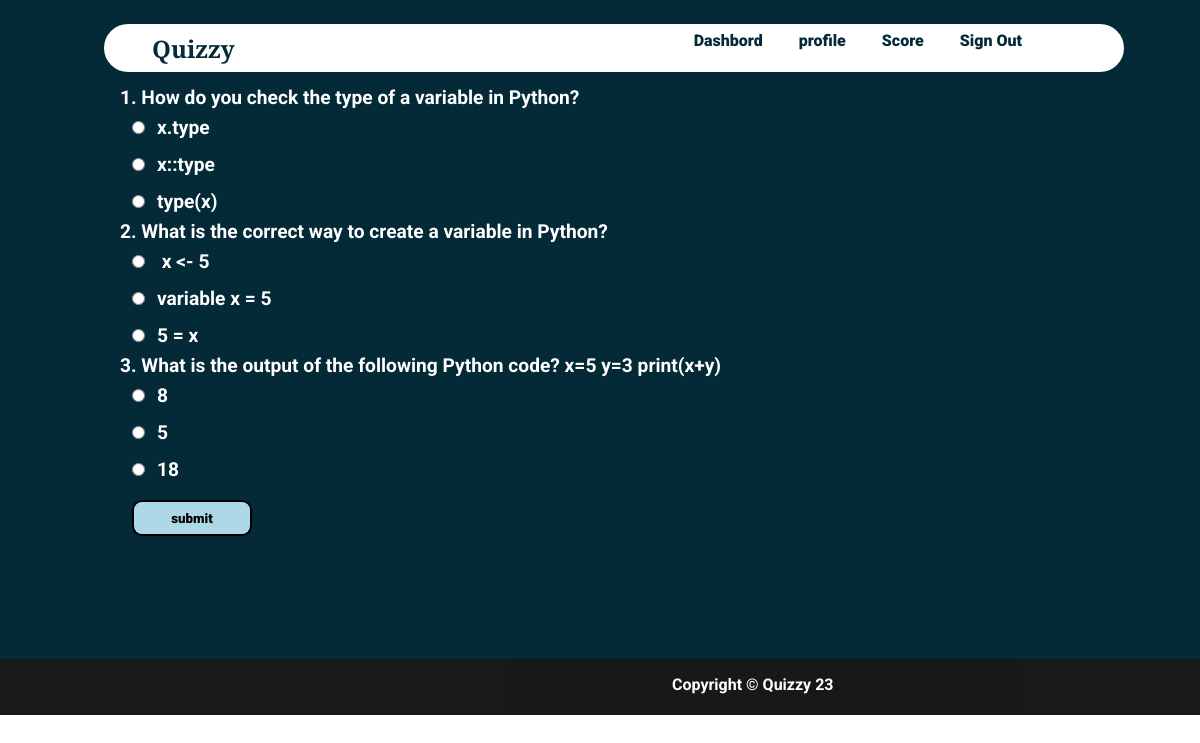
/takeq.php?qid=7 (signed in), run on the app's committed database.
### tables this page shows
CREATE TABLE IF NOT EXISTS `questions` (
  `qs` varchar(200) NOT NULL,
  `op1` varchar(30) NOT NULL,
  `op2` varchar(30) NOT NULL,
  `op3` varchar(30) NOT NULL,
  `answer` varchar(30) NOT NULL,
  `quizid` int NOT NULL,
  UNIQUE KEY `qs` (`qs`),
  KEY `quizid` (`quizid`),
  KEY `quizid_2` (`quizid`),
  KEY `quizid_3` (`quizid`)
);

### takeq.php (the view, shortened to what this page needs)
<html>
<head>
</head>
<?php
require_once 'sql.php';
                $conn = mysqli_connect($servername, $username, $password, $dbname);if (!$conn) {
    echo "<script>alert(\"Database error retry after some time !\")</script>";
}
?>
<body style="margin: 0 !important;height:auto;font-weight: bolder !important;font-family: 'Roboto', sans-serif;color: #fff">
    <div style="background-color: #042A38;height: auto;">
    <div class="navbar" style="display: grid;width: 85%;height:3rem;color:#042A38;position:fixed;border-radius:10rem;margin-top:1.5rem;margin-left:6.5rem;font-weight:bolder;">
    <section style="margin-left: 3rem;height:3rem;display:grid;padding-top: 8px;padding-bottom: 3px; font-size: 1.5rem;font-family: 'Libre Baskerville', serif;">Quizzy</section>
    <ul style="display: inline-flex;padding: 0 !important;margin-top: 0;float: right;right: 10rem;top:0.8rem;position: fixed;width: 50vw;">
                <li onclick="dash()">Dashbord</li>
                <li onclick="prof()">profile</li>
                <li onclick="score()">Score</li>
                <li onclick="lo()">Sign Out</li>
            </ul>
        </div><br><br>
        <section style="margin-top: 4vw;width:80vw;margin-left:10vw;margin-right:10vw;font-size:1.2rem;">
        <?php
            if(isset($_GET["qid"])){
            $qid=$_GET["qid"];
            $sql ="select * from questions where quizid='{$qid}'";
            $res=mysqli_query($conn,$sql);
            if($res)
            {
                if(mysqli_num_rows($res)==0)
                {
                    echo "No questions found under this quiz please come later";
                }else{
                $i=1;
                echo "<form method='POST'>";
                while ($row = mysqli_fetch_assoc($res)) {
                echo $i.". ".$row["qs"]."<br>";
                $options = array($row["op1"], $row["op2"], $row["op3"]);
                shuffle($options);
                for($j = 0; $j < 3; $j++) {
                echo "<input type='radio' name='ans".$i."' value='".$options[$j]."'>".$options[$j]."<br>";
                }
                $i++;
                }
                echo "<input id='btn' type='submit' name='submit' value='submit'><br><br><br>";
                echo "</form><br><br>";
                }
            }
            else
            {
                echo "error".mysqli_error($conn).".";
            }
        }
        ?>
        </section>
    </div>
    <footer class="footer" style= "background: black; opacity: 0.9;  font-size: 1rem; height: 3.5rem;display:flex;">
        <div class="footer_copyright" style=" text-align: center;position:absolute; margin-left:42rem; color:white;" >
             <p style="padding-top: 0.01rem;">Copyright &copy; Quizzy 23</p>
        </div>
    </footer>
</body>
</html>

### takeq.php (style rules this page uses)
li { margin: 1.5vw; font-size: 1rem !important; font-weight: 2vw !important; }
ul { list-style: none; width: auto !important; }
.navbar { background-color:#fff !important; font-size: 1.5vw; position: fixed; }
input { margin:1vw; }
#btn { height: 3vw;width: 10vw;font-family: 'Roboto', sans-serif;font-weight:bolder;border-radius: 10px;border: 2px solid black;background-color: lightblue; }

### data on the page
questions: qs "How do you check the type of a variable in Python?", op2 "x.type", op3 "x::type", j "type(x)"
questions: qs "What is the correct way to create a variable in Python?", op3 "x <- 5", op1 "variable x = 5", op2 "5 = x"
questions: qs "What is the output of the following Python code? x=5 y=3 print(x+y)", j "8", op3 "5", op2 "18"
